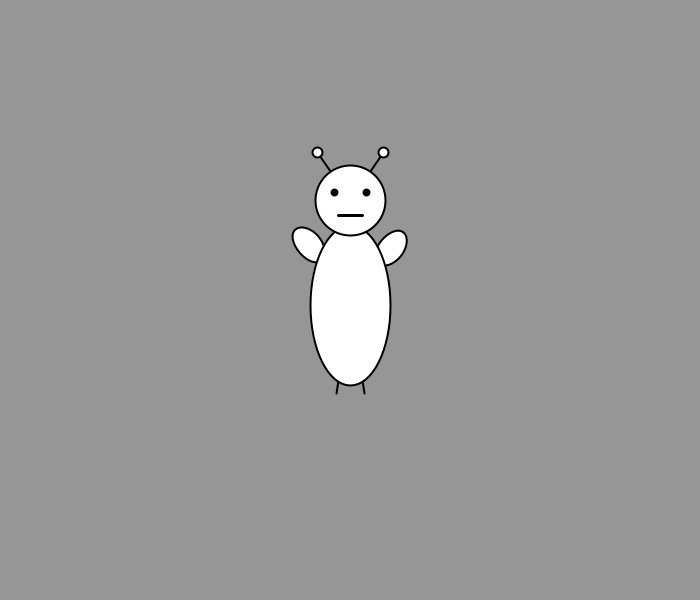
Frame 1 (no input)
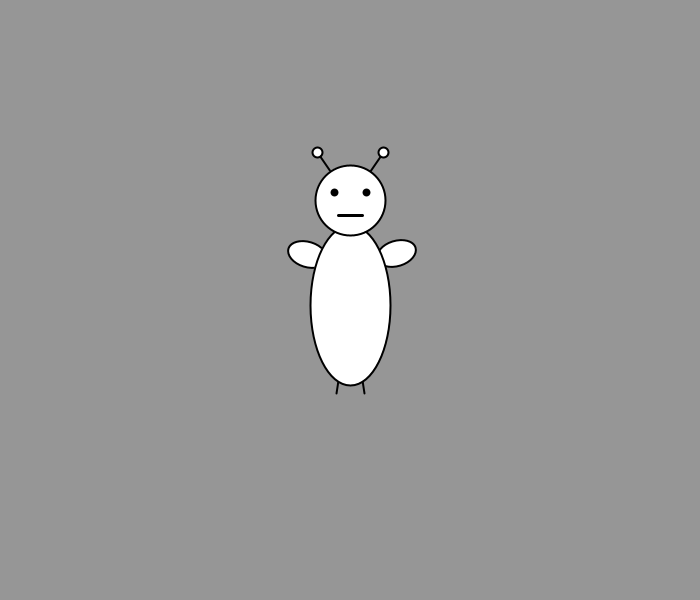
Frame 60 (the mouse pressed at the canvas centre just before this capture)
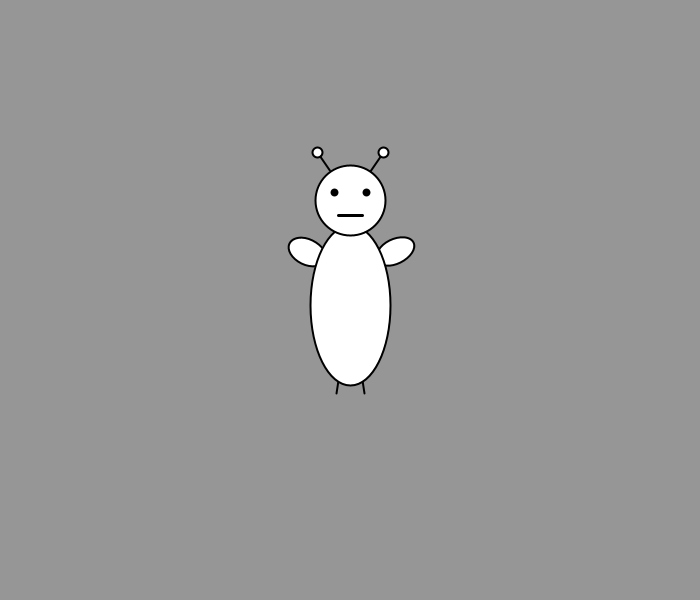
Frame 120 (the mouse held since frame 60 and released just before this capture)

The Processing sketch that drew these frames (run headless with seeded random() and noise(); from frame 60 on, the mouse is pressed at the canvas centre):

// Processing sketch: processing_63841
// ── processing_63841.pde

float links = -60;
float rechts = 30;
float angle = 40;


void setup() {
  size(700,600);
  smooth();
}

void draw() {

  background (150);
  
  strokeWeight(2);

  line(338, 380, 336, 393);
  line(362, 380, 364, 393);

  pushMatrix();
  translate(385,260);
  rotate(radians(angle));
  ellipse(-3, -13, 25, 40);
  popMatrix();
  pushMatrix();
  translate(325,252);
  rotate(radians(-angle));
  ellipse(-8, -16, 25, 40);
  popMatrix();
  
  ellipse(350, 305, 80, 160);
  
  angle = random(25,80);
  
  line(317, 152, 350, 200);
  ellipse(317, 152, 10, 10);
  line(383, 152, 350, 200);
  ellipse(383, 152, 10, 10);

  ellipse(350, 200, 70, 70);

  strokeWeight(8);
  point(366, 192);
  point(334, 192);
  strokeWeight(3);
  line(338, 215, 362, 215);

}
